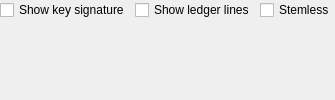
       <widget class="QWidget" name="page_3">
        <layout class="QVBoxLayout" name="verticalLayout_5">
         <property name="spacing">
          <number>5</number>
         </property>
         <property name="leftMargin">
          <number>0</number>
         </property>
         <property name="topMargin">
          <number>0</number>
         </property>
         <property name="rightMargin">
          <number>0</number>
         </property>
         <property name="bottomMargin">
          <number>0</number>
         </property>
         <item>
          <layout class="QGridLayout" name="gridLayout_3">
           <item row="0" column="0">
            <widget class="QCheckBox" name="genKeysigPercussion">
             <property name="text">
              <string>Show key signature</string>
             </property>
            </widget>
           </item>
           <item row="0" column="2">
            <widget class="QCheckBox" name="stemlessPercussion">
             <property name="text">
              <string>Stemless</string>
             </property>
            </widget>
           </item>
           <item row="0" column="1">
            <widget class="QCheckBox" name="showLedgerLinesPercussion">
             <property name="text">
              <string>Show ledger lines</string>
             </property>
            </widget>
           </item>
          </layout>
         </item>
         <item>
          <spacer name="verticalSpacer_3">
           <property name="orientation">
            <enum>Qt::Vertical</enum>
           </property>
           <property name="sizeHint" stdset="0">
            <size>
             <width>20</width>
             <height>40</height>
            </size>
           </property>
          </spacer>
         </item>
        </layout>
       </widget>
